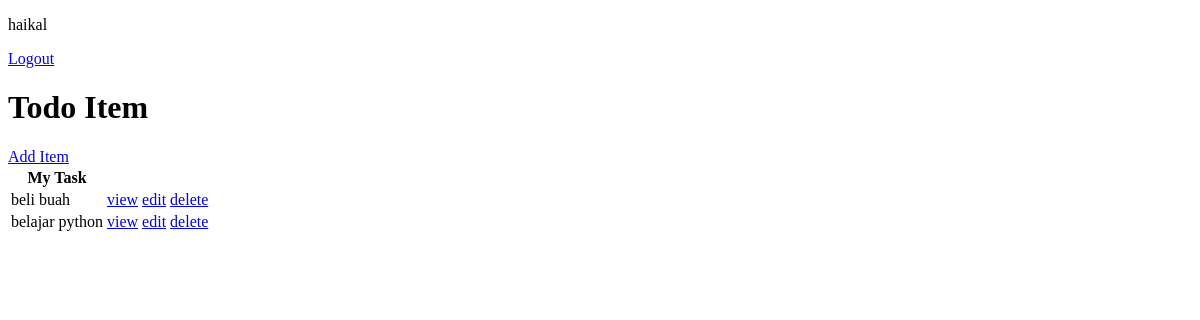
The app's page / (signed in), older data.
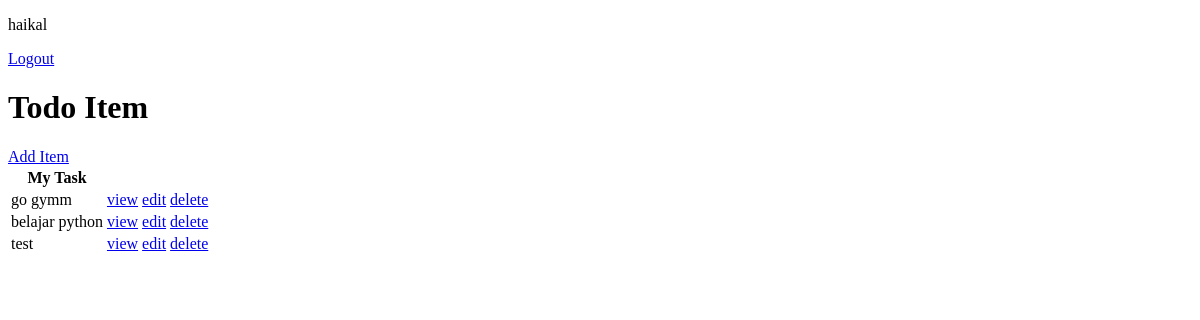
The same page, newer data.
### base/models.py (models this page shows, shortened)
class Task(models.Model):
    user = models.ForeignKey(User, on_delete=models.CASCADE, null=True, blank=True)
    title = models.CharField(max_length=255)
    description = models.TextField(null=True, blank=True)
    complete = models.BooleanField(default=False)
    created = models.DateTimeField(auto_now_add=True)
    class Meta:
        ordering = ['complete']

### base/views.py (the view)
# urls.py: path("", views.TaskListView.as_view(), name="tasks"),
class TaskListView(LoginRequiredMixin, ListView):
    model = Task
    template_name = "base/task_list.html"
    context_object_name = "tasks"
    def get_context_data(self, **kwargs):
        context = super().get_context_data(**kwargs)
        context['tasks'] = context['tasks'].filter(user=self.request.user)
        context['count'] = context['tasks'].filter(complete=False).count()
        return context

### templates/base/task_list.html (shortened to what this page needs)
<!DOCTYPE html>
<html lang="en">
<head>
</head>
<body>
    {% if request.user.is_authenticated %}
        <p>{{ request.user }}</p>
        <a href="{% url 'logout' %}">Logout</a>
    {% else %}
        <a href="{% url 'login' %}">Login</a>
        <a href="">Register</a>
    {% endif %}
    <h1>Todo Item</h1>
    <a href="{% url 'create_task' %}">Add Item</a>
    <table>
        <thead>
            <tr>
                <th>My Task</th>
                <th></th>
                <th></th>
                <th></th>
            </tr>
        </thead>
        <tbody>
            {% for task in tasks %}
            <tr>
                <td>{{ task.title }}</td>
                <td><a href="{% url 'task' pk=task.pk %}">view</a></td>
                <td><a href="{% url 'update_task' task.pk %}">edit</a></td>
                <td><a href="{% url 'task_delete' task.pk %}">delete</a></td>
            </tr>
            {% empty %}
            <tr>
                <td>No Item</td>
            </tr>
            {% endfor %}
        </tbody>
    </table>
</body>
</html>

Row changes from the older to the newer data that the page shows:
changed Task: title "beli buah" → "go gymm"
added Task: title "test"
